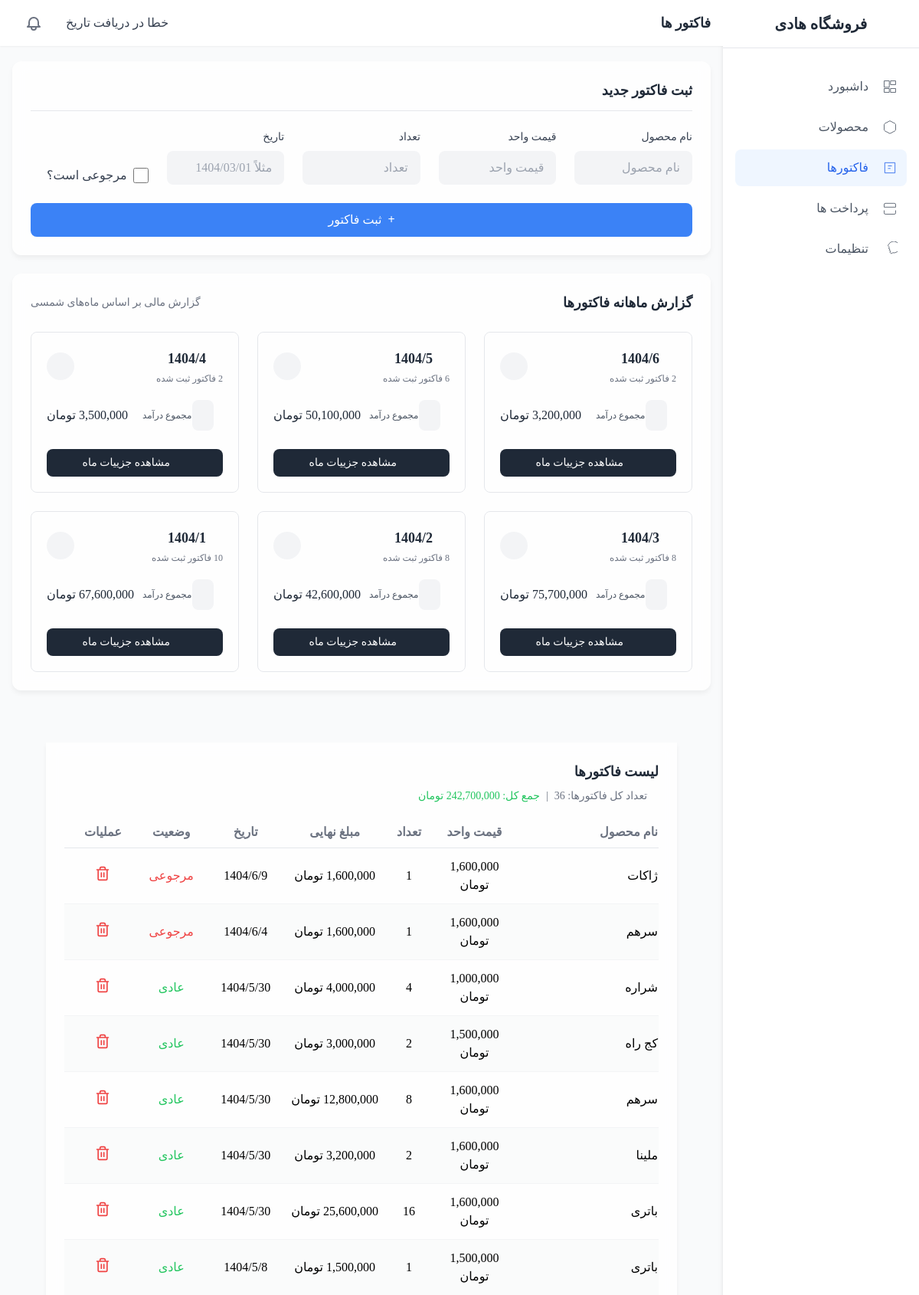
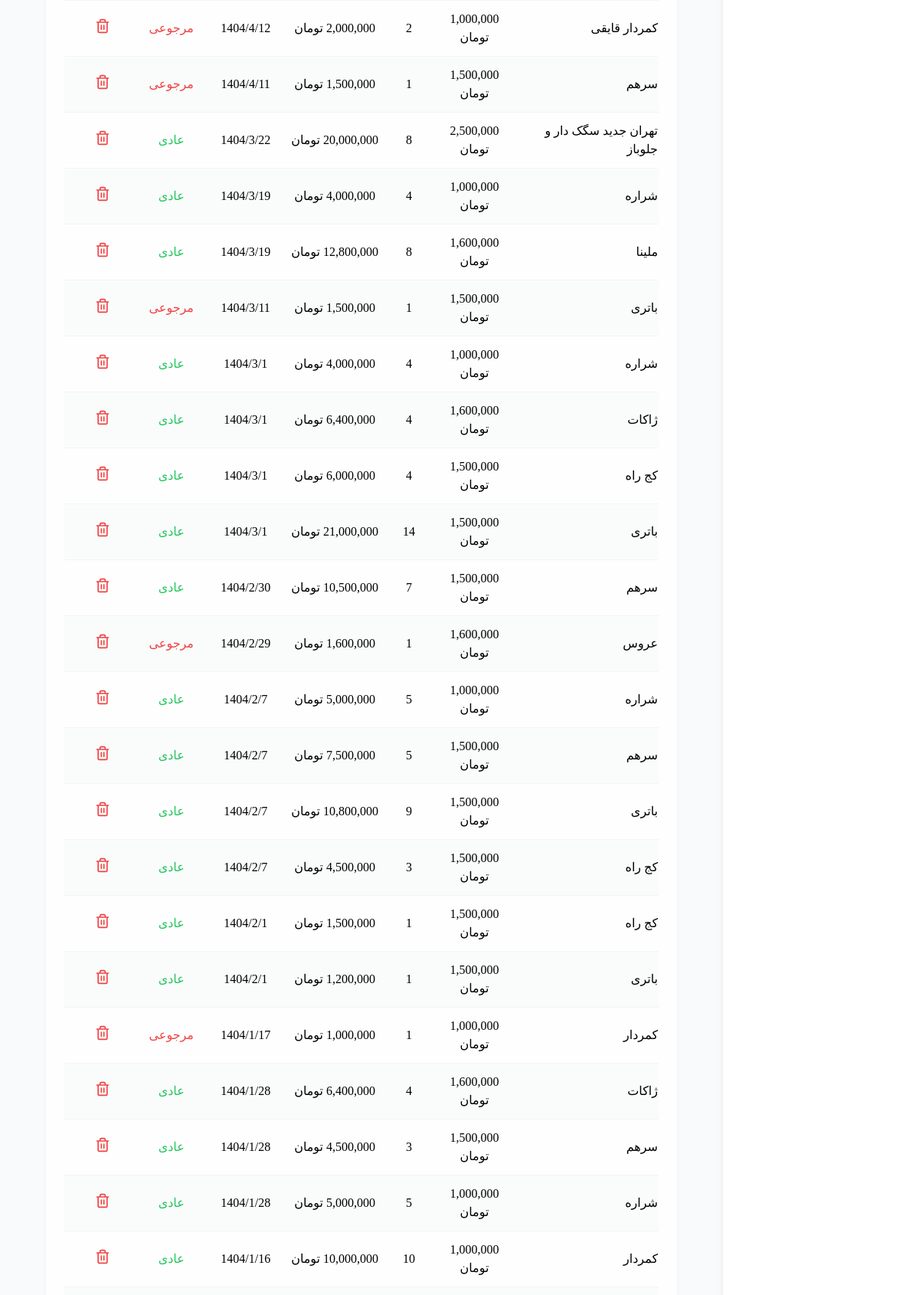
/factor.php (upper part), run on the app's committed database (2 pictures, top to bottom).
### tables this page shows
CREATE TABLE IF NOT EXISTS `factor` (
  `id` int NOT NULL AUTO_INCREMENT,
  `name` varchar(255) NOT NULL,
  `price` decimal(10,2) NOT NULL,
  `stock` int NOT NULL,
  `final_price` decimal(10,2) NOT NULL,
  `date` varchar(10) NOT NULL,
  `returned` tinyint(1) DEFAULT '0',
  `created_at` timestamp NULL DEFAULT CURRENT_TIMESTAMP,
  PRIMARY KEY (`id`)
);

### factor.php (the view, shortened to what this page needs)
<!DOCTYPE html>
<html lang="en" dir="rtl">
<head>
    <script src="tailwind.js"></script>
    <link href="css-library.css" rel="stylesheet">
    <link rel="stylesheet" href="color.css">
</head>
<body class="bg-gray-50">
    <div class="flex h-screen overflow-hidden">
        <?php include("sidebar.php");?>
        <div class="flex-1 overflow-auto">
            <?php include("header.php");?>
            <div class="glass-card p-6 rounded-xl mb-6 mx-4">
                <h3 class="font-semibold text-gray-800 mb-6 text-lg border-b pb-3">ثبت فاکتور جدید</h3>
                <form method="post" action="factor_add.php" class="grid gap-6" dir="rtl">
                    <div class="grid grid-cols-1 md:grid-cols-5 gap-6">
                        <div class="space-y-2">
                            <label class="block text-sm font-medium text-gray-700">نام محصول</label>
                            <input type="text" name="name" placeholder="نام محصول" required
                                class="w-full form-input bg-gray-100 border-0 rounded-lg px-4 py-2.5 focus:ring-2 focus:ring-blue-500">
                        </div>
                        <div class="space-y-2">
                            <label class="block text-sm font-medium text-gray-700">قیمت واحد</label>
                            <input type="number" name="price" placeholder="قیمت واحد" required
                                class="w-full form-input bg-gray-100 border-0 rounded-lg px-4 py-2.5 focus:ring-2 focus:ring-blue-500">
                        </div>
                        <div class="space-y-2">
                            <label class="block text-sm font-medium text-gray-700">تعداد</label>
                            <input type="number" name="stock" placeholder="تعداد" required
                                class="w-full form-input bg-gray-100 border-0 rounded-lg px-4 py-2.5 focus:ring-2 focus:ring-blue-500">
                        </div>
                        <div class="space-y-2">
                            <label class="block text-sm font-medium text-gray-700">تاریخ</label>
                            <input type="text" name="date" id="date-input" placeholder="مثلاً 1404/03/01" required
                                class="w-full form-input bg-gray-100 border-0 rounded-lg px-4 py-2.5 focus:ring-2 focus:ring-blue-500">
                        </div>
                        <div class="space-y-2 flex items-end">
                            <label class="inline-flex items-center mt-1">
                                <input type="checkbox" name="returned" class="form-checkbox h-5 w-5 text-blue-600">
                                <span class="mr-2 text-gray-700">مرجوعی است؟</span>
                            </label>
                        </div>
                    </div>
                    <div class="grid grid-cols-1">
                        <button type="submit" name="add"
                            class="w-full md:w-3/3 mx-auto bg-blue-500 hover:bg-blue-600 text-white py-2.5 px-4 rounded-lg transition duration-200 flex items-center justify-center">
                            <i class="fas fa-plus ml-2"></i>
                            <span>ثبت فاکتور</span>
                        </button>
                    </div>
                </form>
            </div>
<div class="glass-card p-6 rounded-xl mb-6 mx-4">
    <div class="flex justify-between items-center mb-6">
        <h3 class="font-semibold text-gray-800 text-lg">گزارش ماهانه فاکتورها</h3>
        <div class="flex items-center text-sm text-gray-500">
            <i class="fas fa-info-circle ml-1"></i>
            <span>گزارش مالی بر اساس ماه‌های شمسی</span>
        </div>
    </div>
    <?php
    try {
        $pdo = new PDO("mysql:host=localhost;dbname=salam;charset=utf8mb4", "root", "");
        $pdo->setAttribute(PDO::ATTR_ERRMODE, PDO::ERRMODE_EXCEPTION);
        $pdo->setAttribute(PDO::ATTR_EMULATE_PREPARES, false);
        $sql = "
            SELECT
                SUBSTRING_INDEX(date, '/', 2) AS month_year,
                COUNT(*) AS total_orders,
                SUM(final_price) AS total_amount,
                SUM(CASE WHEN returned = 1 THEN 1 ELSE 0 END) AS returned_count,
                SUM(CASE WHEN returned = 0 THEN stock ELSE 0 END) AS total_products,
                SUM(CASE WHEN returned = 1 THEN stock ELSE 0 END) AS returned_products
            FROM factor
            GROUP BY month_year
            ORDER BY month_year DESC
        ";
        $stmt = $pdo->query($sql);
        $monthlyData = $stmt->fetchAll(PDO::FETCH_ASSOC);
    } catch (PDOException $e) {
        echo '<div class="bg-red-50 border-l-4 border-red-500 p-4 mb-6">';
        echo '<div class="flex items-center">';
        echo '<div class="flex-shrink-0 text-red-500">';
        echo '<i class="fas fa-exclamation-circle"></i>';
        echo '</div>';
        echo '<div class="ml-3">';
        echo '<p class="text-sm text-red-700">';
        echo 'خطا در ارتباط با پایگاه داده:<br>';
        echo htmlspecialchars($e->getMessage());
        echo '</p>';
        echo '</div>';
        echo '</div>';
        echo '</div>';
        $monthlyData = [];
    }
    ?>
    <div class="grid grid-cols-1 md:grid-cols-2 lg:grid-cols-3 gap-6">
        <?php if (!empty($monthlyData)): ?>
            <?php foreach ($monthlyData as $month):
            ?>
                <div class="border border-gray-200 rounded-lg hover:shadow-md transition-shadow">
                    <div class="p-5">
                        <div class="flex justify-between items-center mb-4">
                            <div>
                                <h4 class="font-bold text-lg text-gray-800 flex items-center">
                                    <i class="far fa-calendar-alt ml-2 text-gray-500"></i>
                                    <?= htmlspecialchars($month['month_year'] ?? 'N/A') ?>
                                </h4>
                                <p class="text-xs text-gray-500 mt-1">
                                    <?= htmlspecialchars($month['total_orders'] ?? 0) ?> فاکتور ثبت شده
                                </p>
                            </div>
                            <div class="bg-gray-100 text-gray-600 rounded-full w-9 h-9 flex items-center justify-center">
                                <i class="fas fa-file-invoice text-sm"></i>
                            </div>
                        </div>
                        <div class="space-y-3 mt-5">
                            <div class="flex items-center">
                                <div class="bg-gray-100 p-2 rounded-lg mr-3">
                                    <i class="fas fa-wallet text-gray-600"></i>
                                </div>
                                <div class="flex-1">
                                    <p class="text-xs text-gray-600">مجموع درآمد</p>
                                </div>
                                <span class="font-medium text-gray-800">
                                    <?= number_format($month['total_amount'] ?? 0, 0) ?> تومان
                                </span>
                            </div>
                        </div>
                        <div class="mt-6">
                            <a href="factor_details.php?month=<?= urlencode($month['month_year'] ?? '') ?>"
                                class="block text-center bg-gray-800 hover:bg-gray-700 text-white py-2 px-4 rounded-lg transition duration-200 text-sm w-full">
                                <i class="fas fa-eye ml-2"></i>
                                مشاهده جزییات ماه
                            </a>
                        </div>
                    </div>
                </div>
            <?php endforeach; ?>
        <?php endif; ?>
    </div>
</div>
            <main class="p-6 mx-4">
                <?php
                $pdo = new PDO("mysql:host=localhost;dbname=salam;charset=utf8", "root", "");
                $data = $pdo->query("SELECT * FROM factor ORDER BY id DESC")->fetchAll(PDO::FETCH_ASSOC);
                ?>
                <div class="glass-card p-6">
                    <div class="flex flex-col md:flex-row justify-between items-start md:items-center mb-6">
                        <div>
                            <h3 class="font-semibold text-gray-800 text-lg">لیست فاکتورها</h3>
                            <div class="flex items-center mt-2 text-sm text-gray-500">
                                <i class="fas fa-info-circle ml-1"></i>
                                <span>تعداد کل فاکتورها: <?= count($data) ?></span>
                                <?php
                                $totalSum = array_reduce($data, function ($carry, $item) {
                                    return $carry + $item['final_price'];
                                }, 0);
                                ?>
                                <span class="mx-2">|</span>
                                <span class="text-green-500">جمع کل: <?= number_format($totalSum, 0, '.', ',') ?>
                                    تومان</span>
                            </div>
                        </div>
                    </div>
                    <div class="overflow-x-auto">
                        <table class="w-full product-table text-right" dir="rtl">
                            <colgroup>
                                <col style="width: 25%">
                                <col style="width: 12%">
                                <col style="width: 10%">
                                <col style="width: 15%">
                                <col style="width: 15%">
                                <col style="width: 10%">
                                <col style="width: 13%">
                            </colgroup>
                            <thead>
                                <tr class="text-gray-500 border-b border-gray-200">
                                    <th class="pb-2 text-right">نام محصول</th>
                                    <th class="pb-2 text-center">قیمت واحد</th>
                                    <th class="pb-2 text-center">تعداد</th>
                                    <th class="pb-2 text-center">مبلغ نهایی</th>
                                    <th class="pb-2 text-center">تاریخ</th>
                                    <th class="pb-2 text-center">وضعیت</th>
                                    <th class="pb-2 text-center">عملیات</th>
                                </tr>
                            </thead>
                            <tbody>
                                <?php foreach ($data as $row): ?>
                                    <tr class="border-b border-gray-100">
                                        <td class="py-3">
                                            <?= htmlspecialchars($row['name']) ?>
                                        </td>
                                        <td class="py-3 text-center">
                                            <?= number_format($row['price'], 0, '.', ',') ?> تومان
                                        </td>
                                        <td class="py-3 text-center">
                                            <?= $row['stock'] ?>
                                        </td>
                                        <td class="py-3 text-center">
                                            <?= number_format($row['final_price'], 0, '.', ',') ?> تومان
                                        </td>
                                        <td class="py-3 text-center">
                                            <?= htmlspecialchars($row['date']) ?>
                                        </td>
                                        <td class="py-3 text-center">
                                            <span class="<?= $row['returned'] ? 'text-red-500' : 'text-green-500' ?>">
                                                <?= $row['returned'] ? 'مرجوعی' : 'عادی' ?>
                                            </span>
                                        </td>
                                        <td class="py-3 text-center space-x-2">
                                            <form method="post" action="factor_delete.php" class="inline-block"
                                                onsubmit="return confirm('آیا از حذف این فاکتور مطمئن هستید؟')">
                                                <button type="submit">
                                                <svg xmlns="http://www.w3.org/2000/svg" width="20" height="20" viewBox="0 0 24 24" fill="#EF4444"><path fill="none" stroke="#EF4444" stroke-linecap="round" stroke-linejoin="round" stroke-width="2" d="M3 6h18m-2 0v14a2 2 0 0 1-2 2H7a2 2 0 0 1-2-2V6m3 0V4a2 2 0 0 1 2-2h4a2 2 0 0 1 2 2v2m-6 5v6m4-6v6"/></svg>
                                                </button>
                                            </form>
                                        </td>
                                    </tr>
                                <?php endforeach; ?>
                            </tbody>
                        </table>
                    </div>
                </div>
            </main>
        </div>
    </div>
</body>
</html>

### color.css (style rules this page uses)
:root { --color-bg: #0066ff; --color-card-bg: rgba(255, 255, 255, 0.8); --color-hover-bg: rgba(59, 130, 246, 0.1); --color-hover-row: rgba(59, 130, 246, 0.05); --color-even-row: rgba(249, 250, 251, 0.8); --color-shadow: #0000000d; --color-input-focus: rgba(59, 130, 246, 0.2); --color-text: #374151; --new-bg:#a2d8eb; }

### factor.php (style rules this page uses)
body { font-family: peyda; background-color: var(--color-bg); }
.glass-card { background: var(--color-card-bg); backdrop-filter: blur(10px); box-shadow: 0 4px 6px var(--color-shadow); margin: 20px; }
.product-table tr:nth-child(even) { background-color: var(--color-even-row); }
.form-input { transition: all 0.3s ease; }

### sidebar.php (style rules this page uses)
.sidebar-item svg { margin-left: 8px; width: 20px; height: 20px; }

### data on the page
factor: name "ژاکات", price "1,600,000", stock "1", date "1404/6/9", returned "مرجوعی"
factor: name "سرهم", price "1,600,000", stock "1", date "1404/6/4", returned "مرجوعی"
factor: name "شراره", price "1,000,000", stock "4", final_price "4,000,000", date "1404/5/30", returned "عادی"
factor: name "کج راه", price "1,500,000", stock "2", final_price "3,000,000", date "1404/5/30", returned "عادی"
factor: name "سرهم", price "1,600,000", stock "8", date "1404/5/30", returned "عادی"
factor: name "ملینا", price "1,600,000", stock "2", final_price "3,200,000", date "1404/5/30", returned "عادی"
factor: name "باتری", price "1,600,000", stock "16", final_price "25,600,000", date "1404/5/30", returned "عادی"
factor: name "باتری", price "1,500,000", stock "1", date "1404/5/8", returned "عادی"
factor: name "کمردار قایقی", price "1,000,000", stock "2", final_price "2,000,000", date "1404/4/12", returned "مرجوعی"
factor: name "سرهم", price "1,500,000", stock "1", date "1404/4/11", returned "مرجوعی"
factor: name "تهران جدید سگک دار و جلوباز", price "2,500,000", stock "8", final_price "20,000,000", date "1404/3/22", returned "عادی"
factor: name "شراره", price "1,000,000", stock "4", final_price "4,000,000", date "1404/3/19", returned "عادی"
factor: name "ملینا", price "1,600,000", stock "8", date "1404/3/19", returned "عادی"
factor: name "باتری", price "1,500,000", stock "1", date "1404/3/11", returned "مرجوعی"
factor: name "شراره", price "1,000,000", stock "4", final_price "4,000,000", date "1404/3/1", returned "عادی"
factor: name "ژاکات", price "1,600,000", stock "4", final_price "6,400,000", date "1404/3/1", returned "عادی"
factor: name "کج راه", price "1,500,000", stock "4", final_price "6,000,000", date "1404/3/1", returned "عادی"
factor: name "باتری", price "1,500,000", stock "14", final_price "21,000,000", date "1404/3/1", returned "عادی"
factor: name "سرهم", price "1,500,000", stock "7", date "1404/2/30", returned "عادی"
factor: name "عروس", price "1,600,000", stock "1", date "1404/2/29", returned "مرجوعی"
factor: name "شراره", price "1,000,000", stock "5", date "1404/2/7", returned "عادی"
factor: name "سرهم", price "1,500,000", stock "5", date "1404/2/7", returned "عادی"
factor: name "باتری", price "1,500,000", stock "9", date "1404/2/7", returned "عادی"
factor: name "کج راه", price "1,500,000", stock "3", final_price "4,500,000", date "1404/2/7", returned "عادی"
factor: name "کج راه", price "1,500,000", stock "1", date "1404/2/1", returned "عادی"
factor: name "باتری", price "1,500,000", stock "1", date "1404/2/1", returned "عادی"
factor: name "کمردار", price "1,000,000", stock "1", date "1404/1/17", returned "مرجوعی"
factor: name "ژاکات", price "1,600,000", stock "4", final_price "6,400,000", date "1404/1/28", returned "عادی"
factor: name "سرهم", price "1,500,000", stock "3", final_price "4,500,000", date "1404/1/28", returned "عادی"
factor: name "شراره", price "1,000,000", stock "5", date "1404/1/28", returned "عادی"
factor: name "کمردار", price "1,000,000", stock "10", date "1404/1/16", returned "عادی"

### other printed values
$item['text'] "داشبورد"
$item['text'] "محصولات"
$item['text'] "فاکتورها"
$item['text'] "پرداخت ها"
$item['text'] "تنظیمات"
$pageTitle "فاکتور ها"
$month['month_year'] "1404/6"
$month['total_orders'] "2"
$month['total_amount'] "3,200,000"
$month['month_year'] "1404/5"
$month['total_orders'] "6"
$month['total_amount'] "50,100,000"
$month['month_year'] "1404/4"
$month['total_amount'] "3,500,000"
$month['month_year'] "1404/3"
